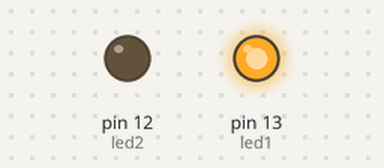
The sketch below on a simulated Arduino Uno, built with avr-gcc and run on an emulated ATmega328P. Parts: output pins drawn as LEDs (lit = HIGH).

Above: at 2.5 s.
At 6.0 s:
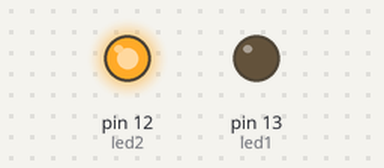
At 7.0 s:
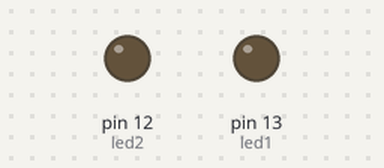
Timing chart, 0 to 9.8 s (numbered marks = the images above):
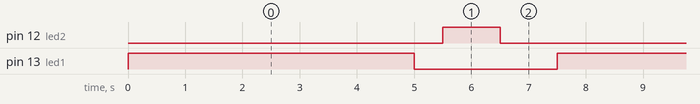

The sketch:

The_second_session.ino
```cpp
// Experiment 2: Two LEDs, one 5s on, 0.5s off
int led1 = 13; // First LED
int led2 = 12; // Second LED

void setup() {
  pinMode(led1, OUTPUT);
  pinMode(led2, OUTPUT);
}

void loop() {
  digitalWrite(led1, HIGH);
  delay(5000); // LED1 on for 5 seconds
  digitalWrite(led1, LOW);
  delay(500);  // LED1 off for 0.5 seconds

  digitalWrite(led2, HIGH);
  delay(1000); // LED2 on for 1 second
  digitalWrite(led2, LOW);
  delay(1000); // LED2 off for 1 second
}
```

Measured:
- by itself, pin 12 (led2): alternates HIGH for 1.0 s and LOW for 6.5 s
- by itself, pin 13 (led1): alternates HIGH for 5.0 s and LOW for 2.5 s
- by itself, everything shown: repeats every 7.5 s, in 4 steps
